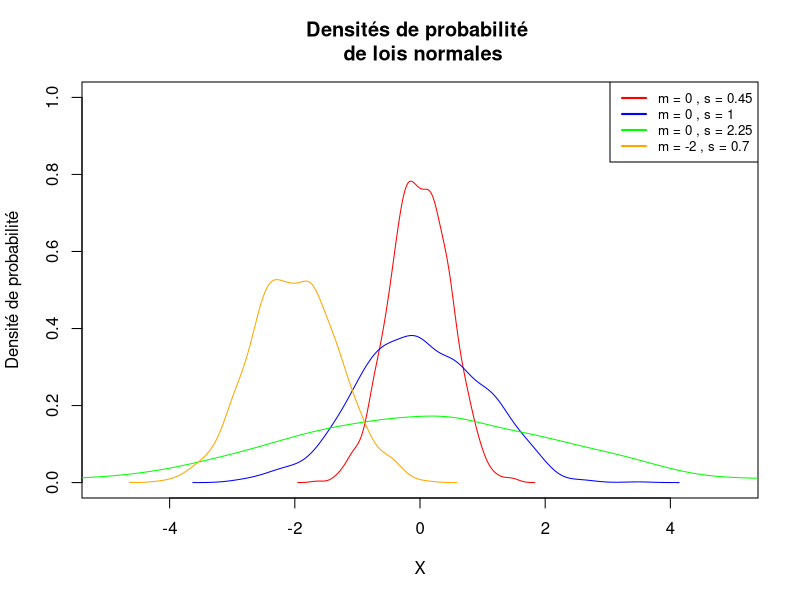
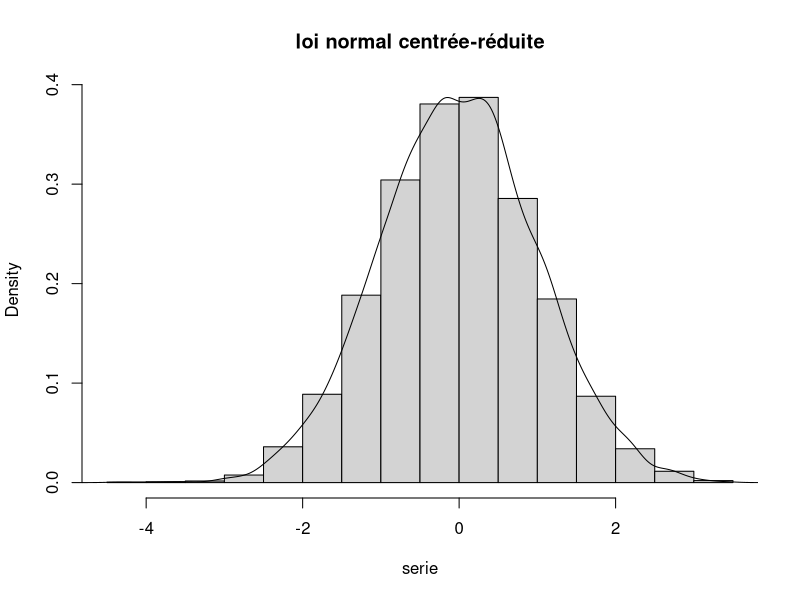
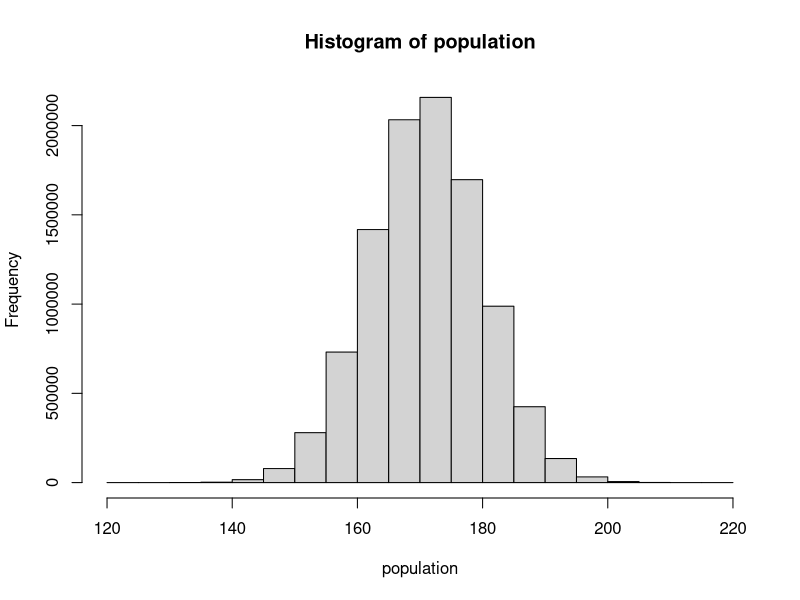

R code for these plots, in order: (Note: this script raises an error after producing the figures.)
#1
par(c(1,1))
plot(NA, xlim=c(-5, 5), ylim=c(0, 1), xlab="X", 
     ylab="Densité de probabilité", 
     main="Densités de probabilité \n de lois normales")

#2
# Tracer la densité de probabilité pour chaque simulation
moyennes <- c(0, 0, 0, -2)
sigmas <- c(0.45, 1, 2.25, 0.7)
colors <- c("red", "blue", "green", "orange")
legend_labels <- c()
for (i in 1:length(moyennes)) {
  serie = rnorm(n = 1000, 
                mean = moyennes[i], 
                sd = sigmas[i])
  lines(density(serie), col = colors[i])
  legend_labels <- c(legend_labels, paste("m =", moyennes[i], ",", "s =", sigmas[i]))
}

# Ajouter une légende
legend("topright", legend=legend_labels, col=colors, lwd=2, cex=0.8)


#3
serie=rnorm(n=10000,mean = ,sd=1)

#4
hist(serie, main = "loi normal centrée-réduite",
     probability = TRUE)
lines(density(serie))

#5
median(serie)

#6
quantile(serie)

#7
probs=seq(0.01,0.99,0.01)
quantile(serie,probs)

quantile(serie,0.95)


#Les commandes pnorm() et qnorm().

#8
qnorm(p = 0.95, mean = 0, sd = 1)
pnorm(q = 1.644854, mean = 0, sd = 1)

#9
qnorm(p=0.975,mean=0,sd=1)

#10
pnorm(q=1.96,mean=0,sd=1)


#Exercice 2 - Construire la table de loi normale

#1
indices_lignes = seq(from = 0, to = 3.9, by = 0.1)
all_probas = c()
for(i in indices_lignes){
  proba=pnorm(q=i,mean=0,sd=1)
  all_probas=c(all_probas,proba)
  all_probas=round(all_probas,4)
}


#2

indices_colones = seq(from = 0.00, to = 0.09, by = 0.01)
indices_lignes = seq(from = 0, to = 3.9, by = 0.1)

#On crée un objet résultat vide.
resultat = NULL
#On parcourt les indices colonnes
for (j in indices_colones) {
  #on crée un vecteur vide pour ajouter les probas au fur et à mesure
  all_probas = c()
  #On parcourt les indices lignes
  for (i in indices_lignes){
    quantile = i + j
    proba = pnorm(q = quantile, mean = 0, sd = 1)
    #on ajoute la nouvelle proba au vecteur existant
    all_probas = c(all_probas,proba)
    all_probas = round(all_probas,digits = 4)
  }
  #On ajoute une colonne au resultat
  resultat = cbind(resultat,all_probas)
}

#3
class(resultat)
table = data.frame(resultat)
colnames(table) = indices_colones
rownames(table) = indices_lignes
View(table)



# Exercice 3 - Simulation d'une population

#1
population=rnorm(1e7,mean =171,sd=9)

#2
mean(population)
sd(population)

#3
hist(population)

#4
#observé
pop190 = population[population < 190]
length(pop190)
length(pop190) / length(population)

#en théorie
pnorm(q = 190, mean=moyenne_pop, sd=sd_pop)*1e7

#5
#observé
pop200 = population[population >= 200]
length(pop200)
length(pop200) / length(population)

#en théorie
#proba de P( X < 200cm)
proba_inf_200 = pnorm(q = 200, mean=moyenne_pop, sd=sd_pop)
#proba de P( X >= 200cm)
1 - proba_inf_200


# Exercice 4 - Simulation d'échantillon

#1
a=sample(x=population,size = 100,replace=TRUE)
mean(a)
sd(a)

#2
largeur<-qnorm(p = 0.975,mean=0,sd=1)*sd_pop/sqrt(taille_ech)
borne_inf<-moyenne_pop-largeur
borne_sup <-moyenne_pop+largeur

#3
echantillons=replicate(n=1000,expr=sample(x=population,size=100,replace=TRUE))

moyennes=apply(X=echantillons,MARGIN = 2,FUN = function(x)mean(x))
ecart_types=apply(echantillons,MARGIN = 2, FUN = function(x) sd(x))

#4
hist(x=moyennes,main="moyennes")

#5
mean(moyennes)
sd(moyennes)

#6
#observé
moy172=moyennes[moyennes>172.8]  
proportion=length(moy172)/length(moyennes)
proportion

#theorique
proba_inf_172=pnorm(q=172.8,mean =171,sd=0.9)
1-proba_inf_172

#7
largeur<-apply(X = echantillons,
               MARGIN = 2,
               FUN = function(x) pnorm(0.975)*sd(x)/100)

borne_inf_IC<-moyennes-largeur
borne_sup_IC<-moyennes+largeur

#8
moyenne_echantillon=function(V,n){
  return(mean(sample(x=V,size = n,replace=TRUE)))
}

moyenne_echantillon(population,100)

moyennes_20<-replicate(n = 1000, 
                       expr = moyenne_echantillon(V = population,
                                                  n = 20))
